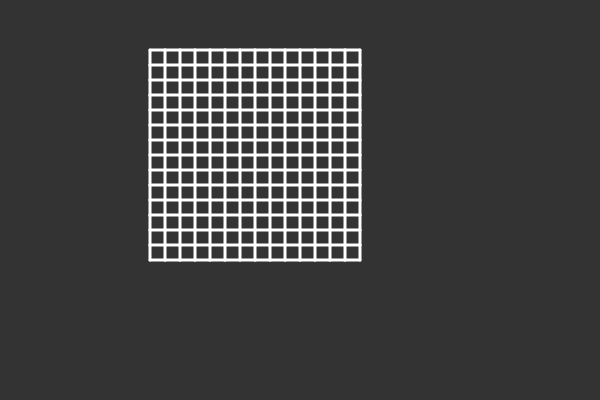
Frame 1 (no input)
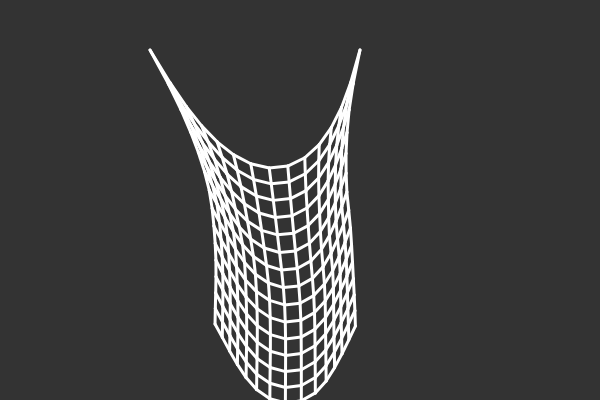
Frame 60 (no input)
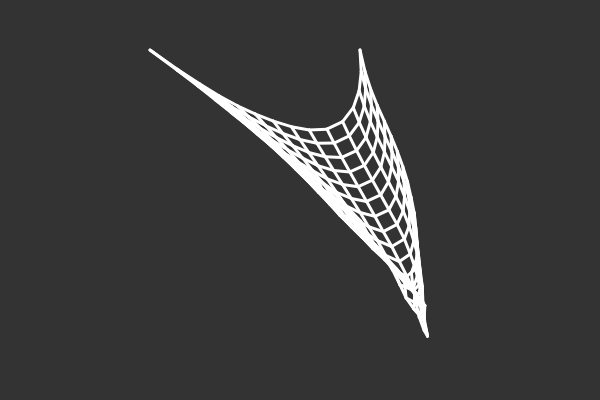
Frame 120 (the mouse pressed at the canvas centre since frame 60)

The p5.js sketch that drew these frames (run headless with seeded random() and noise() and a simulated clock; from frame 60 on, the mouse is pressed at the canvas centre):

// p5.js sketch
// ── sketch.js
const w = 15

let Particles = []
let Springs = []

const cWidth = 15
const cHeight = 15

function setup() {
    createCanvas(600, 400)

    for (let i = 0; i < cWidth; i++) {
        Particles[i] = new Array(cHeight)
        for (let j = 0; j < cHeight; j++) {
            Particles[i][j] = new Particle(i * w + 150, j * w + 50)
        }
    }

    for (let i = 0; i < cWidth; i++) {
        for (let j = 0; j < cHeight; j++) {

            if (i !== cWidth - 1) {
                Springs.push(new Spring(
                    Particles[i][j],
                    Particles[i + 1][j],
                    w,
                    0.5
                ))
            }

            if (j !== cHeight - 1) {
                Springs.push(new Spring(
                    Particles[i][j],
                    Particles[i][j + 1],
                    w,
                    0.5
                ))
            }

        }
    }

    Particles[0][0].lock()
    Particles[cWidth - 1][0].lock()
}

function draw() {
    background(51)

    for (let i = 0; i < cWidth; i++) {
        for (let j = 0; j < cHeight; j++) {
            p = Particles[i][j]
            p.update()
            p.applyForce([0, 0.1])
            p.applyForce([Math.sin(frameCount / 100) / 10, 0])
        }
    }

    for (s of Springs) {
        s.display()
        s.calculateForce()
    }
}

// make it 3d
// then do shadows using normals
// ── Particle.js
class Particle {
    constructor(x, y) {
        this.pos = createVector(x, y)
        this.vel = createVector(0, 0)
        this.acc = createVector(0, 0)

        this.locked = false
    }

    lock() {
        this.locked = true
    }

    applyForce(forceVector) {
        this.acc.add(forceVector)
    }

    update() {
        if (!this.locked) {
            this.vel.mult(0.99)
            this.vel.add(this.acc)
            this.pos.add(this.vel)
            this.acc.mult(0)
        }
    }

    display() {
        fill(255)
        ellipse(this.pos.x, this.pos.y, 10, 10)
    }
}
// ── Spring.js
class Spring {
    constructor(a, b, restLength, strength) {
        this.a = a
        this.b = b
        this.restLength = restLength
        this.strength = strength
    }

    display() {
        stroke(255)
        strokeWeight(3)
        line(this.a.pos.x, this.a.pos.y, this.b.pos.x, this.b.pos.y)
    }

    calculateForce() {
        const dist = max(this.a.pos.dist(this.b.pos) - this.restLength, 0)

        let force = this.strength * dist

        const angle = Math.atan2(
            (this.a.pos.y - this.b.pos.y),
            (this.a.pos.x - this.b.pos.x)
        )

        if (!this.a.locked) {
            this.a.applyForce([
                -force * Math.cos(angle),
                -force * Math.sin(angle)
            ])
        }
        if (!this.b.locked) {
            this.b.applyForce([
                force * Math.cos(angle),
                force * Math.sin(angle)
            ])
        }
    }
}

// class Spring {
//     constructor(a, b, stiffness, damping, restLength) {
//         this.a = a
//         this.b = b
//         this.stiffness = stiffness
//         this.damping = damping
//         this.restLength = restLength
//     }

//     display() { line(this.a.x, this.a.y, this.b.x, this.b.y) }

//     calculateForce() {
//         const currentLength = this.calculateCurrentLength()
//         return this.stiffness * (currentLength - this.restLength) + this.damping * (currentLength - this.restLength)
//     }

//     calculateCurrentLength() {
//         const dx = this.a.x - this.b.x
//         const dy = this.a.y - this.b.y
//         return Math.sqrt(dx * dx + dy * dy)
//     }

//     applyForce() {
//         if (this.a.locked && this.b.locked) {
//             // Both points are locked, so do not apply any force
//             return
//         }

//         const force = this.calculateForce()
//         const dx = this.a.x - this.b.x
//         const dy = this.a.y - this.b.y
//         const angle = Math.atan2(dy, dx)

//         if (!this.a.locked) {
//             // Apply force to point "a"
//             this.a.x += force * Math.cos(angle)
//             this.a.y += force * Math.sin(angle)
//         }
//         if (!this.b.locked) {
//             // Apply force to point "b"
//             this.b.x -= force * Math.cos(angle)
//             this.b.y -= force * Math.sin(angle)
//         }
//     }
// }
